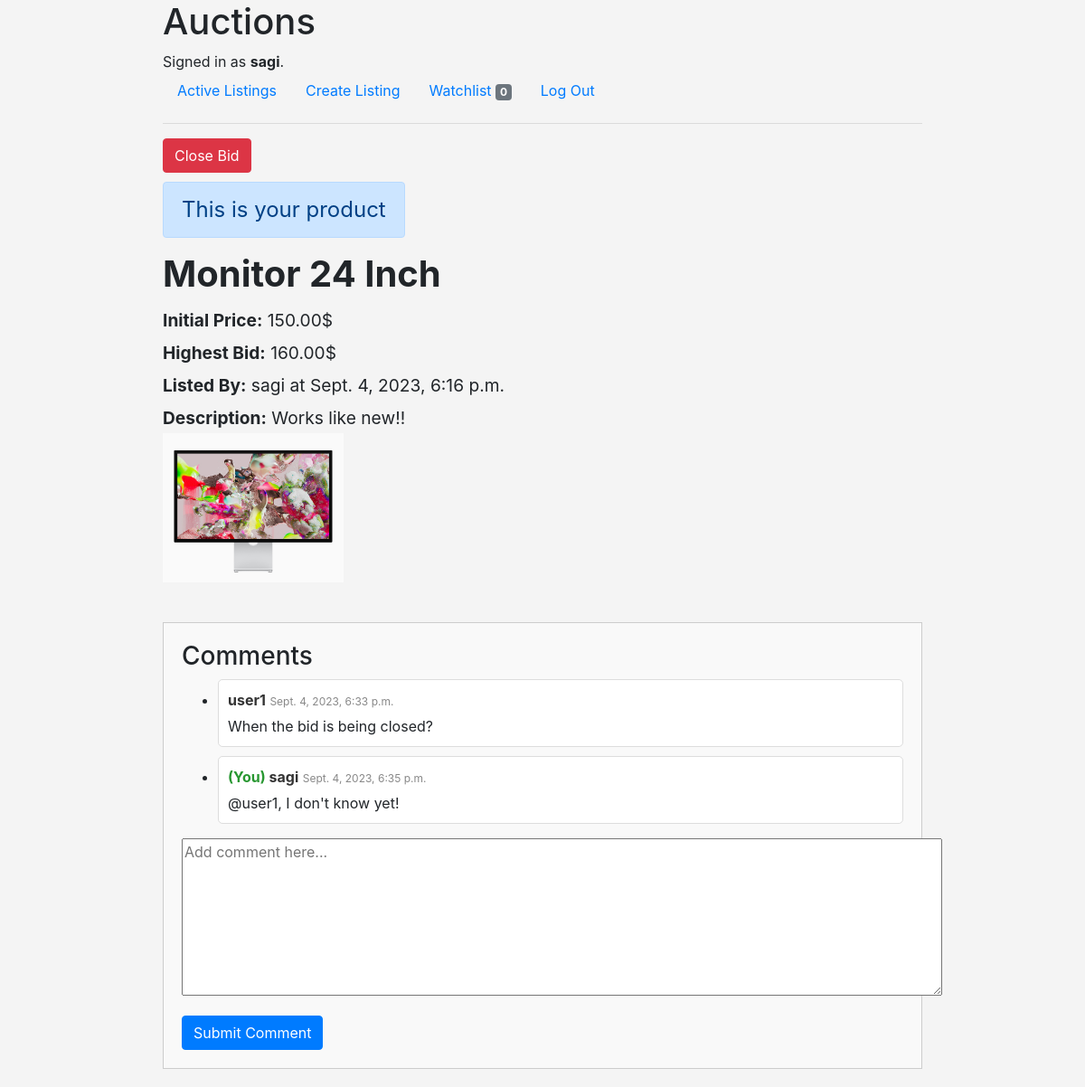
The page /productPage/5/ (signed in) on the database its author committed.
### auctions/models.py (models this page shows)
class User(AbstractUser):
    pass

class AuctionList(models.Model):
    seller = models.ForeignKey('User', on_delete=models.CASCADE, related_name = "lists")
    productName = models.CharField(max_length=64)
    initialPrice = models.DecimalField(max_digits=30, decimal_places=2)
    info = models.TextField(max_length=1000)
    creationTime = models.DateTimeField(auto_now_add=True)
    image = models.ImageField(upload_to= user_directory_path, blank=True, null=True)
    watchlist = models.ManyToManyField(User, blank=True, related_name = "watchlist")
    CATEGORY_CHOICES = [
        ('Uncategorized', 'Select a category'),
        ('Electronics', 'Electronics'),
        ('Clothing', 'Clothing'),
        ('Home and Garden', 'Home and Garden'),
        ('Toys and Games', 'Toys and Games'),
        ('Books', 'Books'),
        ('Sports and Outdoors', 'Sports and Outdoors'),
        ('Automotive', 'Automotive'),
        ('Jewelry and Watches', 'Jewelry and Watches'),
        ('Collectibles', 'Collectibles'),
        ('Health and Beauty', 'Health and Beauty'),
        ('Music and Instruments', 'Music and Instruments'),
        ('Art and Crafts', 'Art and Crafts'),
        ('Food and Beverages', 'Food and Beverages'),
        ('Pets', 'Pets'),
        ('Travel and Experiences', 'Travel and Experiences'),
        ('Other', 'Other'),
    ]
    category = models.CharField(
        max_length=50,
        choices=CATEGORY_CHOICES,
        default='Uncategorized',
    )
    AUCTION_STATUS_CHOICES = (
        ('active', 'Active'),
        ('closed', 'Closed')
    )
    status = models.CharField(
        max_length=10,
        choices=AUCTION_STATUS_CHOICES,
        default='active'  # Set the default status to 'active' when an auction is created.
    )

class Bid(models.Model):
    bidder = models.ForeignKey('User', on_delete=models.CASCADE)
    productName = models.ForeignKey('AuctionList', on_delete=models.CASCADE, related_name = "bids")
    bidPrice = models.DecimalField(max_digits=30, decimal_places=2)
    lastBidTime = models.DateTimeField(auto_now_add=True)

class Comment(models.Model):
    commenter = models.ForeignKey('User', on_delete=models.CASCADE)
    productName = models.ForeignKey('AuctionList', on_delete=models.CASCADE, related_name = "comments")
    creationTime = models.DateTimeField(auto_now_add=True)
    comment = models.TextField(max_length=500)

### auctions/views.py (the view)
# urls.py: path("productPage/<int:product_id>/", views.productPage, name="productPage"),
def productPage(request, product_id):
    product = get_object_or_404(AuctionList, pk=product_id)
    allProductBids = product.bids.all()
    state_message = request.session.pop('state_message', None) #state message - whether bid successed/failed
    highestBidder = (allProductBids.order_by("-bidPrice")[0].bidder) if allProductBids else None
    is_authenticated = request.user.is_authenticated
    in_watchlist = is_authenticated and request.user.watchlist.filter(pk=product.id).exists()
    is_a_bidder = is_authenticated and allProductBids.filter(bidder=request.user).exists()
    userBid = is_authenticated and (allProductBids.filter(bidder=request.user).order_by("-bidPrice")[0].bidPrice) if is_a_bidder else None
    if is_authenticated:
        notificationOfProduct = request.user.notifications.filter(product=product, is_read=False).first()
        if notificationOfProduct:
            notificationOfProduct.is_read = True
            notificationOfProduct.save()
    return render(request, "auctions/productPage.html",{
        'product':product,
        'bidPrice': getCurrentPrice(product),
        'state_message': state_message,
        'in_watchlist': in_watchlist,
        'highestBidder':highestBidder,
        'is_a_bidder':is_a_bidder,
        'userBid':userBid,
        'status':product.status,
        'commentForm':AddCommentForm()
    })

### auctions/views.py
class AddCommentForm(forms.Form):
    comment = forms.CharField(
        label=False,
        widget=forms.Textarea(attrs={'rows': 7, 'cols':80, 'placeholder': 'Add comment here...'})
    )

### auctions/context_processors.py (called while the page is built)
def notification_count(request):
    if request.user.is_authenticated:
        return {'notification_count': Notification.objects.filter(user=request.user, is_read=False).count()}
    return {}

### auctions/util.py (called while the page is built)
def getCurrentPrice(product):
    allCurrentBids = product.bids.all()
    if allCurrentBids:
        highestBid = allCurrentBids.order_by("-bidPrice")[0].bidPrice
        return highestBid
    return product.initialPrice

### auctions/templates/auctions/productPage.html (shortened to what this page needs)
{% extends "auctions/layout.html" %}
{% block body %}
<div class="productText productPage">
    {% if product.status == 'closed' %}
        <div class="alert alert-info" role="alert">
            <h2>This auction is closed.</h2>
            {% if bidPrice > product.initialPrice %}
                <p>Winning Bid: {{ bidPrice }}$</p>
                <p>Winner: {{ highestBidder }}</p>
            {% else %}
                <p>No bids were placed for this auction.</p>
            {% endif %}
        </div>
    {% else %}
        {% if user.is_authenticated %}
            {% if user == product.seller %}
                <form method="post" action="{% url 'closeBid' product.id %}">
                    <button type="submit" class="btn btn-danger closeBidBtn">Close Bid</button>
                </form>
            {% endif %}
        {% endif %}
        {% if user.is_authenticated %}
            {% if user != product.seller %}
                <form method="post" action="{% url 'toggleWatchlist' product.id %}">
                {% csrf_token %}
                <div class="watchlistBtns">
                    {% if in_watchlist %}
                        <button type="submit" name="action" value="removeFromWatchlist" class="btn btn-secondary">Remove from Watchlist</button>
                    {% else %}
                        <button type="submit" name="action" value="addToWatchlist" class="btn btn-primary">Add to Watchlist</button>
                    {% endif %}
                </div>
                </form>
            {% else %}
            <div class="alert alert-primary" role="alert" style="display: inline-block;"> This is your product</div>
            {% endif %}
        {% else %}
            <p>You need to <a href="{% url 'login' %}">log in</a> to add this item to your watchlist.</p>
        {% endif %}
        <h1><b> {{product.productName}} </b></h1>
        <small><b>Initial Price:</b> {{ product.initialPrice }}$</small> <br>
        <small>
            <b>Highest Bid:</b>
            {% if bidPrice > product.initialPrice %}
                {{ bidPrice }}$
            {% else %}
                There aren't any bids
            {% endif %}
        </small><br>
        <small><b>Listed By:</b> {{product.seller}} at {{ product.creationTime }}</small> <br>
        <small><b>Description:</b> {{product.info}}</small>
    </div>
    {% endif %}
<div class="productImg">
    {% if product.image %}
        <img src="{{ product.image.url }}" alt="{{ product.productName }}" style="max-width: 200px;">
    {% endif %}
</div> <br>
{% if product.status == 'active' %}
    <div class="commentSection">
        <h3>Comments</h3>
        <ul class="commentList">
            {% for comment in product.comments.all %}
                <li class="commentItem">
                    <div class="commentHeader">
                        {% if comment.commenter == user %} <b style="color: rgb(40, 151, 49);"> (You) </b>
                        {% elif comment.commenter == product.seller %} <b style="color: rgb(27, 113, 170);"> (Auction Owner) </b>
                        {% endif %}
                        <strong class="commenterName">{{ comment.commenter }}</strong>
                        <small class="commentTime">{{ comment.creationTime }}</small>
                    </div>
                    <div class="commentContent">{{ comment.comment }}</div>
                </li>
            {% empty %}
                <li class="noComments">No comments yet.</li>
            {% endfor %}
        </ul>
        {% if user.is_authenticated %}
            <form method="post" action="{% url 'addComment' product.id %}">
                {{ commentForm.as_p }}
                <button type="submit" class="btn btn-primary">Submit Comment</button>
            </form>
            {% else %}
                <p>You need to <a href="{% url 'login' %}">log in</a> to submit a comment.</p>
        {% endif %}
</div>
{% endif %}
{% endblock %}

### auctions/templates/auctions/layout.html (shortened to what this page needs)
{% load static %}
<!DOCTYPE html>
<html lang="en">
    <head>
        <link rel="stylesheet" href="https://stackpath.bootstrapcdn.com/bootstrap/4.4.1/css/bootstrap.min.css">
        <link href="{% static 'auctions/styles.css' %}" rel="stylesheet">
    </head>
    <body>
        <h1>Auctions</h1>
        <div>
            {% if user.is_authenticated %}
                Signed in as <strong>{{ user.username }}</strong>.
            {% else %}
                Not signed in.
            {% endif %}
        </div>
        <ul class="nav">
            <li class="nav-item">
                <a class="nav-link" href="{% url 'index' %}">Active Listings</a>
            </li>
            {% if user.is_authenticated %}
                <li class="nav-item">
                    <a class="nav-link" href="{% url 'createListing' %}">Create Listing</a>
                </li>
                <li class="nav-item">
                    <a class="nav-link" href="{% url 'watchlist' %}">Watchlist{% if notification_count >= 0 %} <span class="badge bg-secondary" style="color: white">{{ notification_count }} </span>{% endif %}</a>
                </li>
                <li class="nav-item">
                    <a class="nav-link" href="{% url 'logout' %}">Log Out</a>
                </li>
            {% endif %}
        </ul>
        <hr>
        {% block body %}
        {% endblock %}
    </body>
</html>

### auctions/static/auctions/styles.css (style rules this page uses)
body { margin-left:auto; margin-right:auto; width:70%; background-color: #f4f4f4; }
.productText.productPage { font-size: 1.5em ; }
.closeBidBtn { margin-bottom: 10px; }
.commentSection { border: 1px solid #ccc; padding: 20px; margin: 20px 0; background-color: #f9f9f9; }
.commentItem { background-color: #fff; border: 1px solid #ddd; margin-bottom: 10px; padding: 10px; border-radius: 5px; }
.commenterName { font-weight: bold; color: #333; }
.commentTime { font-size: 12px; color: #888; }
.commentContent { margin-top: 5px; }

### rows shown on the page
User: username "sagi"
AuctionList: productName "Monitor 24 Inch", initialPrice "150.00", seller "sagi", creationTime "Sept. 4, 2023, 6:16 p.m.", info "Works like new!!", image (picture)
Bid: bidPrice "160.00"
Comment: commenter "user1", creationTime "Sept. 4, 2023, 6:33 p.m.", comment "When the bid is being closed?"
Comment: shows "(You)", commenter "sagi", creationTime "Sept. 4, 2023, 6:35 p.m.", comment "@user1, I don't know yet!"

### other values the page prints
{{ notification_count }} "0"
